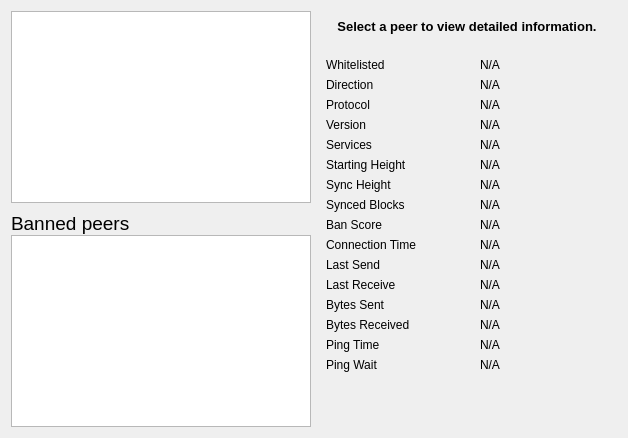
     <widget class="QWidget" name="tab_peers">
      <attribute name="title">
       <string>&amp;Peers</string>
      </attribute>
      <layout class="QGridLayout" name="gridLayout_2">
       <item row="0" column="0" rowspan="2">
        <layout class="QVBoxLayout" name="verticalLayout_101">
         <property name="spacing">
          <number>0</number>
         </property>
         <item>
          <widget class="QTableView" name="peerWidget">
           <property name="horizontalScrollBarPolicy">
            <enum>Qt::ScrollBarAsNeeded</enum>
           </property>
           <property name="sortingEnabled">
            <bool>true</bool>
           </property>
           <attribute name="horizontalHeaderHighlightSections">
            <bool>false</bool>
           </attribute>
          </widget>
         </item>
         <item>
          <widget class="QLabel" name="banHeading">
           <property name="sizePolicy">
            <sizepolicy hsizetype="Preferred" vsizetype="Minimum">
             <horstretch>0</horstretch>
             <verstretch>0</verstretch>
            </sizepolicy>
           </property>
           <property name="minimumSize">
            <size>
             <width>300</width>
             <height>32</height>
            </size>
           </property>
           <property name="maximumSize">
            <size>
             <width>16777215</width>
             <height>32</height>
            </size>
           </property>
           <property name="font">
            <font>
             <pointsize>14</pointsize>
            </font>
           </property>
           <property name="cursor">
            <cursorShape>IBeamCursor</cursorShape>
           </property>
           <property name="text">
            <string>Banned peers</string>
           </property>
           <property name="alignment">
            <set>Qt::AlignBottom|Qt::AlignLeading|Qt::AlignLeft</set>
           </property>
           <property name="wordWrap">
            <bool>true</bool>
           </property>
           <property name="textInteractionFlags">
            <set>Qt::LinksAccessibleByMouse|Qt::TextSelectableByKeyboard|Qt::TextSelectableByMouse</set>
           </property>
          </widget>
         </item>
         <item>
          <widget class="QTableView" name="banlistWidget">
           <property name="sizePolicy">
            <sizepolicy hsizetype="Expanding" vsizetype="Expanding">
             <horstretch>0</horstretch>
             <verstretch>0</verstretch>
            </sizepolicy>
           </property>
           <property name="maximumSize">
            <size>
             <width>16777215</width>
             <height>16777215</height>
            </size>
           </property>
           <property name="palette">
            <palette>
             <active>
              <colorrole role="Text">
               <brush brushstyle="SolidPattern">
                <color alpha="255">
                 <red>51</red>
                 <green>51</green>
                 <blue>51</blue>
                </color>
               </brush>
              </colorrole>
             </active>
             <inactive>
              <colorrole role="Text">
               <brush brushstyle="SolidPattern">
                <color alpha="255">
                 <red>51</red>
                 <green>51</green>
                 <blue>51</blue>
                </color>
               </brush>
              </colorrole>
             </inactive>
             <disabled>
              <colorrole role="Text">
               <brush brushstyle="SolidPattern">
                <color alpha="255">
                 <red>85</red>
                 <green>85</green>
                 <blue>85</blue>
                </color>
               </brush>
              </colorrole>
             </disabled>
            </palette>
           </property>
           <property name="horizontalScrollBarPolicy">
            <enum>Qt::ScrollBarAsNeeded</enum>
           </property>
           <property name="sortingEnabled">
            <bool>true</bool>
           </property>
           <attribute name="horizontalHeaderHighlightSections">
            <bool>false</bool>
           </attribute>
          </widget>
         </item>
        </layout>
       </item>
       <item row="0" column="1">
        <widget class="QLabel" name="peerHeading">
         <property name="sizePolicy">
          <sizepolicy hsizetype="Preferred" vsizetype="Minimum">
           <horstretch>0</horstretch>
           <verstretch>0</verstretch>
          </sizepolicy>
         </property>
         <property name="minimumSize">
          <size>
           <width>300</width>
           <height>32</height>
          </size>
         </property>
         <property name="font">
          <font>
           <pointsize>10</pointsize>
           <weight>75</weight>
           <bold>true</bold>
          </font>
         </property>
         <property name="cursor">
          <cursorShape>IBeamCursor</cursorShape>
         </property>
         <property name="text">
          <string>Select a peer to view detailed information.</string>
         </property>
         <property name="alignment">
          <set>Qt::AlignCenter</set>
         </property>
         <property name="wordWrap">
          <bool>true</bool>
         </property>
         <property name="textInteractionFlags">
          <set>Qt::LinksAccessibleByMouse|Qt::TextSelectableByKeyboard|Qt::TextSelectableByMouse</set>
         </property>
        </widget>
       </item>
       <item row="1" column="1">
        <widget class="QWidget" name="detailWidget" native="true">
         <property name="minimumSize">
          <size>
           <width>300</width>
           <height>0</height>
          </size>
         </property>
         <layout class="QGridLayout" name="gridLayout_3">
          <item row="0" column="0">
           <widget class="QLabel" name="label_30">
            <property name="text">
             <string>Whitelisted</string>
            </property>
           </widget>
          </item>
          <item row="0" column="2">
           <widget class="QLabel" name="peerWhitelisted">
            <property name="cursor">
             <cursorShape>IBeamCursor</cursorShape>
            </property>
            <property name="text">
             <string>N/A</string>
            </property>
            <property name="textFormat">
             <enum>Qt::PlainText</enum>
            </property>
            <property name="textInteractionFlags">
             <set>Qt::LinksAccessibleByMouse|Qt::TextSelectableByKeyboard|Qt::TextSelectableByMouse</set>
            </property>
           </widget>
          </item>
          <item row="1" column="0">
           <widget class="QLabel" name="label_23">
            <property name="text">
             <string>Direction</string>
            </property>
           </widget>
          </item>
          <item row="1" column="2">
           <widget class="QLabel" name="peerDirection">
            <property name="cursor">
             <cursorShape>IBeamCursor</cursorShape>
            </property>
            <property name="text">
             <string>N/A</string>
            </property>
            <property name="textFormat">
             <enum>Qt::PlainText</enum>
            </property>
            <property name="textInteractionFlags">
             <set>Qt::LinksAccessibleByMouse|Qt::TextSelectableByKeyboard|Qt::TextSelectableByMouse</set>
            </property>
           </widget>
          </item>
          <item row="2" column="0">
           <widget class="QLabel" name="label_21">
            <property name="text">
             <string>Protocol</string>
            </property>
           </widget>
          </item>
          <item row="2" column="2">
           <widget class="QLabel" name="peerVersion">
            <property name="cursor">
             <cursorShape>IBeamCursor</cursorShape>
            </property>
            <property name="text">
             <string>N/A</string>
            </property>
            <property name="textFormat">
             <enum>Qt::PlainText</enum>
            </property>
            <property name="textInteractionFlags">
             <set>Qt::LinksAccessibleByMouse|Qt::TextSelectableByKeyboard|Qt::TextSelectableByMouse</set>
            </property>
           </widget>
          </item>
          <item row="3" column="0">
           <widget class="QLabel" name="label_28">
            <property name="text">
             <string>Version</string>
            </property>
           </widget>
          </item>
          <item row="3" column="2">
           <widget class="QLabel" name="peerSubversion">
            <property name="cursor">
             <cursorShape>IBeamCursor</cursorShape>
            </property>
            <property name="text">
             <string>N/A</string>
            </property>
            <property name="textFormat">
             <enum>Qt::PlainText</enum>
            </property>
            <property name="textInteractionFlags">
             <set>Qt::LinksAccessibleByMouse|Qt::TextSelectableByKeyboard|Qt::TextSelectableByMouse</set>
            </property>
           </widget>
          </item>
          <item row="4" column="0">
           <widget class="QLabel" name="label_4">
            <property name="text">
             <string>Services</string>
            </property>
           </widget>
          </item>
          <item row="4" column="2">
           <widget class="QLabel" name="peerServices">
            <property name="cursor">
             <cursorShape>IBeamCursor</cursorShape>
            </property>
            <property name="text">
             <string>N/A</string>
            </property>
            <property name="textFormat">
             <enum>Qt::PlainText</enum>
            </property>
            <property name="textInteractionFlags">
             <set>Qt::LinksAccessibleByMouse|Qt::TextSelectableByKeyboard|Qt::TextSelectableByMouse</set>
            </property>
           </widget>
          </item>
          <item row="5" column="0">
           <widget class="QLabel" name="label_29">
            <property name="text">
             <string>Starting Height</string>
            </property>
           </widget>
          </item>
          <item row="5" column="2">
           <widget class="QLabel" name="peerHeight">
            <property name="cursor">
             <cursorShape>IBeamCursor</cursorShape>
            </property>
            <property name="text">
             <string>N/A</string>
            </property>
            <property name="textFormat">
             <enum>Qt::PlainText</enum>
            </property>
            <property name="textInteractionFlags">
             <set>Qt::LinksAccessibleByMouse|Qt::TextSelectableByKeyboard|Qt::TextSelectableByMouse</set>
            </property>
           </widget>
          </item>
          <item row="6" column="0">
           <widget class="QLabel" name="label_27">
            <property name="text">
             <string>Sync Height</string>
            </property>
           </widget>
          </item>
          <item row="6" column="2">
           <widget class="QLabel" name="peerSyncHeight">
            <property name="cursor">
             <cursorShape>IBeamCursor</cursorShape>
            </property>
            <property name="text">
             <string>N/A</string>
            </property>
            <property name="textFormat">
             <enum>Qt::PlainText</enum>
            </property>
            <property name="textInteractionFlags">
             <set>Qt::LinksAccessibleByMouse|Qt::TextSelectableByKeyboard|Qt::TextSelectableByMouse</set>
            </property>
           </widget>
          </item>
          <item row="7" column="0">
           <widget class="QLabel" name="label_25">
            <property name="text">
             <string>Synced Blocks</string>
            </property>
           </widget>
          </item>
          <item row="7" column="2">
           <widget class="QLabel" name="peerCommonHeight">
            <property name="cursor">
             <cursorShape>IBeamCursor</cursorShape>
            </property>
            <property name="text">
             <string>N/A</string>
            </property>
            <property name="textFormat">
             <enum>Qt::PlainText</enum>
            </property>
            <property name="textInteractionFlags">
             <set>Qt::LinksAccessibleByMouse|Qt::TextSelectableByKeyboard|Qt::TextSelectableByMouse</set>
            </property>
           </widget>
          </item>
          <item row="8" column="0">
           <widget class="QLabel" name="label_24">
            <property name="text">
             <string>Ban Score</string>
            </property>
           </widget>
          </item>
          <item row="8" column="2">
           <widget class="QLabel" name="peerBanScore">
            <property name="cursor">
             <cursorShape>IBeamCursor</cursorShape>
            </property>
            <property name="text">
             <string>N/A</string>
            </property>
            <property name="textFormat">
             <enum>Qt::PlainText</enum>
            </property>
            <property name="textInteractionFlags">
             <set>Qt::LinksAccessibleByMouse|Qt::TextSelectableByKeyboard|Qt::TextSelectableByMouse</set>
            </property>
           </widget>
          </item>
          <item row="9" column="0">
           <widget class="QLabel" name="label_22">
            <property name="text">
             <string>Connection Time</string>
            </property>
           </widget>
          </item>
          <item row="9" column="2">
           <widget class="QLabel" name="peerConnTime">
            <property name="cursor">
             <cursorShape>IBeamCursor</cursorShape>
            </property>
            <property name="text">
             <string>N/A</string>
            </property>
            <property name="textFormat">
             <enum>Qt::PlainText</enum>
            </property>
            <property name="textInteractionFlags">
             <set>Qt::LinksAccessibleByMouse|Qt::TextSelectableByKeyboard|Qt::TextSelectableByMouse</set>
            </property>
           </widget>
          </item>
          <item row="10" column="0">
           <widget class="QLabel" name="label_15">
            <property name="text">
             <string>Last Send</string>
            </property>
           </widget>
          </item>
          <item row="10" column="2">
           <widget class="QLabel" name="peerLastSend">
            <property name="cursor">
             <cursorShape>IBeamCursor</cursorShape>
            </property>
            <property name="text">
             <string>N/A</string>
            </property>
            <property name="textFormat">
             <enum>Qt::PlainText</enum>
            </property>
            <property name="textInteractionFlags">
             <set>Qt::LinksAccessibleByMouse|Qt::TextSelectableByKeyboard|Qt::TextSelectableByMouse</set>
            </property>
           </widget>
          </item>
          <item row="11" column="0">
           <widget class="QLabel" name="label_19">
            <property name="text">
             <string>Last Receive</string>
            </property>
           </widget>
          </item>
          <item row="11" column="2">
           <widget class="QLabel" name="peerLastRecv">
            <property name="cursor">
             <cursorShape>IBeamCursor</cursorShape>
            </property>
            <property name="text">
             <string>N/A</string>
            </property>
            <property name="textFormat">
             <enum>Qt::PlainText</enum>
            </property>
            <property name="textInteractionFlags">
             <set>Qt::LinksAccessibleByMouse|Qt::TextSelectableByKeyboard|Qt::TextSelectableByMouse</set>
            </property>
           </widget>
          </item>
          <item row="12" column="0">
           <widget class="QLabel" name="label_18">
            <property name="text">
             <string>Bytes Sent</string>
            </property>
           </widget>
          </item>
          <item row="12" column="2">
           <widget class="QLabel" name="peerBytesSent">
            <property name="cursor">
             <cursorShape>IBeamCursor</cursorShape>
            </property>
            <property name="text">
             <string>N/A</string>
            </property>
            <property name="textFormat">
             <enum>Qt::PlainText</enum>
            </property>
            <property name="textInteractionFlags">
             <set>Qt::LinksAccessibleByMouse|Qt::TextSelectableByKeyboard|Qt::TextSelectableByMouse</set>
            </property>
           </widget>
          </item>
          <item row="13" column="0">
           <widget class="QLabel" name="label_20">
            <property name="text">
             <string>Bytes Received</string>
            </property>
           </widget>
          </item>
          <item row="13" column="2">
           <widget class="QLabel" name="peerBytesRecv">
            <property name="cursor">
             <cursorShape>IBeamCursor</cursorShape>
            </property>
            <property name="text">
             <string>N/A</string>
            </property>
            <property name="textFormat">
             <enum>Qt::PlainText</enum>
            </property>
            <property name="textInteractionFlags">
             <set>Qt::LinksAccessibleByMouse|Qt::TextSelectableByKeyboard|Qt::TextSelectableByMouse</set>
            </property>
           </widget>
          </item>
          <item row="14" column="0">
           <widget class="QLabel" name="label_26">
            <property name="text">
             <string>Ping Time</string>
            </property>
           </widget>
          </item>
          <item row="14" column="2">
           <widget class="QLabel" name="peerPingTime">
            <property name="cursor">
             <cursorShape>IBeamCursor</cursorShape>
            </property>
            <property name="text">
             <string>N/A</string>
            </property>
            <property name="textFormat">
             <enum>Qt::PlainText</enum>
            </property>
            <property name="textInteractionFlags">
             <set>Qt::LinksAccessibleByMouse|Qt::TextSelectableByKeyboard|Qt::TextSelectableByMouse</set>
            </property>
           </widget>
          </item>
          <item row="15" column="0">
           <widget class="QLabel" name="peerPingWaitLabel">
            <property name="toolTip">
             <string>The duration of a currently outstanding ping.</string>
            </property>
            <property name="text">
             <string>Ping Wait</string>
            </property>
           </widget>
          </item>
          <item row="15" column="2">
           <widget class="QLabel" name="peerPingWait">
            <property name="cursor">
             <cursorShape>IBeamCursor</cursorShape>
            </property>
            <property name="text">
             <string>N/A</string>
            </property>
            <property name="textFormat">
             <enum>Qt::PlainText</enum>
            </property>
            <property name="textInteractionFlags">
             <set>Qt::LinksAccessibleByMouse|Qt::TextSelectableByKeyboard|Qt::TextSelectableByMouse</set>
            </property>
           </widget>
          </item>
          <item row="16" column="1">
           <spacer name="verticalSpacer_3">
            <property name="orientation">
             <enum>Qt::Vertical</enum>
            </property>
            <property name="sizeHint" stdset="0">
             <size>
              <width>20</width>
              <height>40</height>
             </size>
            </property>
           </spacer>
          </item>
         </layout>
        </widget>
       </item>
      </layout>
     </widget>
